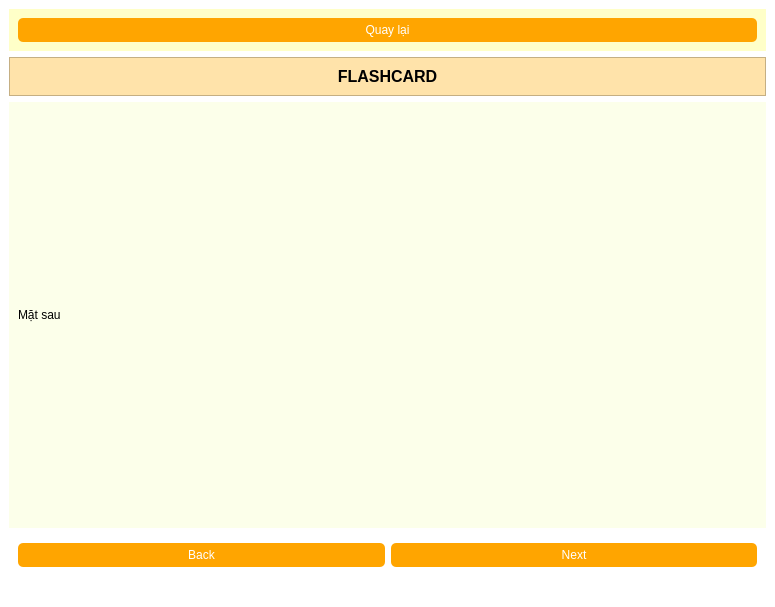
<?xml version="1.0" encoding="UTF-8"?>
<ui version="4.0">
 <class>MainWindow</class>
 <widget class="QMainWindow" name="MainWindow">
  <property name="geometry">
   <rect>
    <x>0</x>
    <y>0</y>
    <width>775</width>
    <height>607</height>
   </rect>
  </property>
  <property name="windowTitle">
   <string>MainWindow</string>
  </property>
  <property name="windowIcon">
   <iconset resource="../../OneDrive/Pictures/resource files.qrc">
    <normaloff>:/icons/chevron-left.svg</normaloff>:/icons/chevron-left.svg</iconset>
  </property>
  <property name="styleSheet">
   <string notr="true">background-color: rgb(255, 255, 255);</string>
  </property>
  <widget class="QWidget" name="centralwidget">
   <layout class="QVBoxLayout" name="verticalLayout">
    <item>
     <widget class="QWidget" name="widget_2" native="true">
      <property name="styleSheet">
       <string notr="true">QWidget {
    background-color: rgb(255, 255, 200); /* Màu vàng nhạt */
}
QPushButton {
    background-color: rgb(255, 165, 0); /* Màu cam */
    color: white; /* Chữ màu trắng */
    border-radius: 5px;
    padding: 5px;
}

QPushButton:hover {
    background-color: rgb(255, 140, 0); /* Màu cam đậm khi hover */
}</string>
      </property>
      <layout class="QHBoxLayout" name="horizontalLayout_5">
       <item>
        <widget class="QPushButton" name="pushButton_3">
         <property name="text">
          <string>Quay lại</string>
         </property>
         <property name="icon">
          <iconset resource="../../OneDrive/Pictures/resource files.qrc">
           <normaloff>:/icons/chevron-left.svg</normaloff>:/icons/chevron-left.svg</iconset>
         </property>
        </widget>
       </item>
      </layout>
     </widget>
    </item>
    <item>
     <widget class="QFrame" name="frame">
      <property name="styleSheet">
       <string notr="true">background-color: rgb(255, 227, 170)</string>
      </property>
      <property name="frameShape">
       <enum>QFrame::StyledPanel</enum>
      </property>
      <property name="frameShadow">
       <enum>QFrame::Raised</enum>
      </property>
      <layout class="QHBoxLayout" name="horizontalLayout">
       <item>
        <widget class="QLabel" name="label_3">
         <property name="font">
          <font>
           <pointsize>12</pointsize>
           <weight>75</weight>
           <bold>true</bold>
          </font>
         </property>
         <property name="styleSheet">
          <string notr="true">background-color:rgb(255, 227, 170)</string>
         </property>
         <property name="text">
          <string>FLASHCARD</string>
         </property>
         <property name="alignment">
          <set>Qt::AlignCenter</set>
         </property>
        </widget>
       </item>
      </layout>
     </widget>
    </item>
    <item>
     <widget class="QStackedWidget" name="stackedWidget">
      <property name="styleSheet">
       <string notr="true">background-color: rgb(252, 255, 234);</string>
      </property>
      <property name="currentIndex">
       <number>1</number>
      </property>
      <widget class="QWidget" name="page">
       <layout class="QHBoxLayout" name="horizontalLayout_4">
        <item>
         <widget class="QLabel" name="label">
          <property name="text">
           <string>Mặt trước</string>
          </property>
         </widget>
        </item>
       </layout>
      </widget>
      <widget class="QWidget" name="page_2">
       <layout class="QHBoxLayout" name="horizontalLayout_3">
        <item>
         <widget class="QLabel" name="label_2">
          <property name="text">
           <string>Mặt sau</string>
          </property>
         </widget>
        </item>
       </layout>
      </widget>
     </widget>
    </item>
    <item>
     <widget class="QWidget" name="widget" native="true">
      <property name="styleSheet">
       <string notr="true">background-color: rgb(240, 246, 209);

QWidget {
    background-color: rgb(255, 255, 200); /* Màu vàng nhạt */
}
QPushButton {
    background-color: rgb(255, 165, 0); /* Màu cam */
    color: white; /* Chữ màu trắng */
    border-radius: 5px;
    padding: 5px;
}

QPushButton:hover {
    background-color: rgb(255, 140, 0); /* Màu cam đậm khi hover */
}</string>
      </property>
      <layout class="QHBoxLayout" name="horizontalLayout_2">
       <item>
        <widget class="QPushButton" name="pushButton">
         <property name="styleSheet">
          <string notr="true">QWidget {
    background-color: rgb(255, 255, 200); /* Màu vàng nhạt */
}
QPushButton {
    background-color: rgb(255, 165, 0); /* Màu cam */
    color: white; /* Chữ màu trắng */
    border-radius: 5px;
    padding: 5px;
}

QPushButton:hover {
    background-color: rgb(255, 140, 0); /* Màu cam đậm khi hover */
}</string>
         </property>
         <property name="text">
          <string>Back</string>
         </property>
        </widget>
       </item>
       <item>
        <widget class="QPushButton" name="pushButton_2">
         <property name="styleSheet">
          <string notr="true">QWidget {
    background-color: rgb(255, 255, 200); /* Màu vàng nhạt */
}
QPushButton {
    background-color: rgb(255, 165, 0); /* Màu cam */
    color: white; /* Chữ màu trắng */
    border-radius: 5px;
    padding: 5px;
}

QPushButton:hover {
    background-color: rgb(255, 140, 0); /* Màu cam đậm khi hover */
}</string>
         </property>
         <property name="text">
          <string>Next</string>
         </property>
        </widget>
       </item>
      </layout>
     </widget>
    </item>
   </layout>
  </widget>
  <widget class="QMenuBar" name="menubar">
   <property name="geometry">
    <rect>
     <x>0</x>
     <y>0</y>
     <width>775</width>
     <height>26</height>
    </rect>
   </property>
  </widget>
  <widget class="QStatusBar" name="statusbar"/>
 </widget>
 <resources>
  <include location="../../OneDrive/Pictures/resource files.qrc"/>
 </resources>
 <connections/>
</ui>
